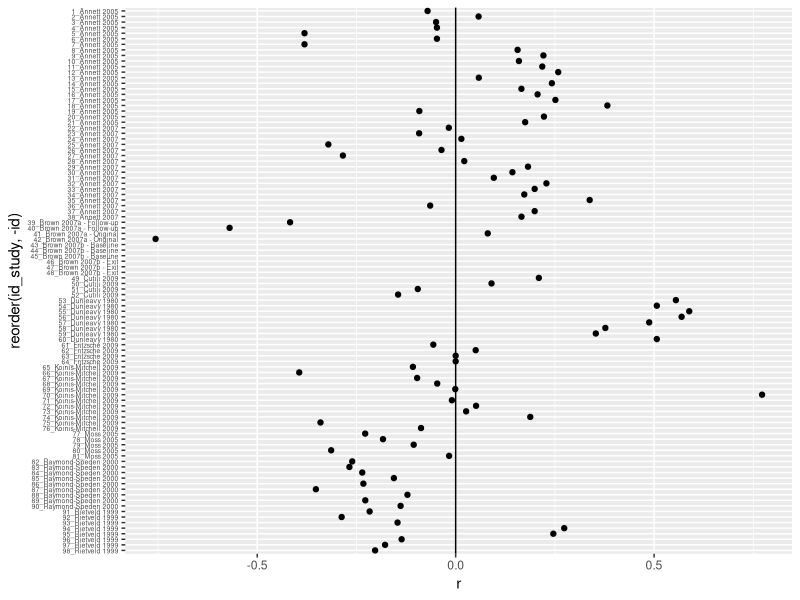

Recreate this plot in R.
## ---- chunk 1
knitr::opts_chunk$set(echo = TRUE)
library(tidyverse)
## ---- chunk 2
cohens_d <- function(mean1, mean2, sd1, sd2 = sd1, n1, n2 = n1) {
  sp2 <- ((n1 - 1) * sd1^2 + (n2 - 1) * sd2^2) / (n1 + n2 - 2)
  (mean1 - mean2) / sqrt(sp2)
}
## ---- chunk 3
cd2r <- function(d, n1, n2 = n1) {
  a <- sum(n1, n2)^2 / prod(n1, n2)
  d / sqrt(d^2 + a)
}
## ---- chunk 4
mw2r <- function(w, n, mw = 0) {
  ow <- sqrt(prod(n, n - 1, 2, n + 1, 1/6))
  if((w - mw) <= 0) {
    a <- .5
  } else {
    a <- -.5
  }
  z <- (w - mw + a) / ow
  z / sqrt(n)
}
## ---- chunk 5
asthma <- readxl::read_xlsx("asthma-data.xlsx")

asthma_effects <- asthma %>% 
  mutate(id = row_number()) %>% 
  group_by(id) %>% 
  mutate(
    group = case_when(
      !is.na(m2) & !is.na(n2) ~ "A",
      !is.na(m2) & is.na(n2) ~ "B",
      stat_test == "Mann-Whitney" ~ "C",
      TRUE ~ "D"),
    effect = case_when(
      group == "A" ~ cohens_d(m1, m2, sd1, sd2, n1, n2),
      group == "B" ~ cohens_d(m1, m2, sd1, sd2, n1)), 
    r = case_when(
      group == "A" ~ cd2r(effect, n1, n2),
      group == "B" ~ cd2r(effect, n1),
      group == "C" ~ mw2r(ifelse(is.na(value), 0, value), n1)),
    id_study = paste(id, study, sep = "_"),
    id_study = fct_reorder(id_study, as.numeric(id)))
# View(asthma_effects)



ggplot(asthma_effects, aes(x = reorder(id_study, -id), y = r)) +
  geom_point() +
  geom_hline(yintercept = 0) +
  theme(axis.text.y = element_text(size = 5)) +
  coord_flip()

## Generate cohen's d scores for studies with an
## Genetate r score from cohen's d scores
## Generate r score from U statistics
